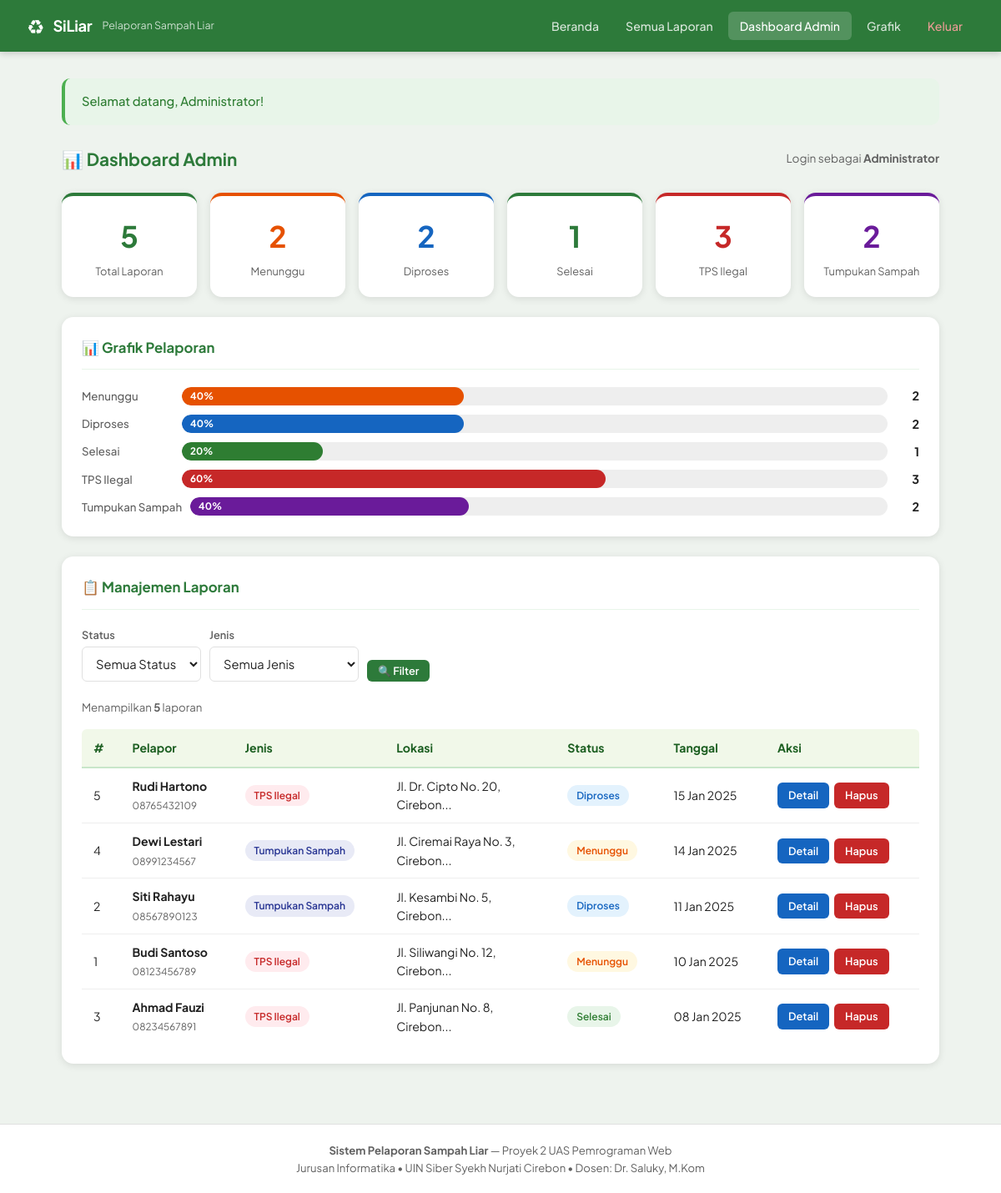
Screenshot of /index.php?page=dashboard (signed in) with the database file from the repository.
### tables this page shows
CREATE TABLE IF NOT EXISTS laporan (
    id             INT PRIMARY KEY AUTO_INCREMENT,
    nama_pelapor   VARCHAR(100) NOT NULL,
    telepon        VARCHAR(20) NOT NULL,
    alamat         TEXT NOT NULL,
    jenis          ENUM('Tumpukan Sampah','TPS Ilegal') NOT NULL,
    deskripsi      TEXT NOT NULL,
    foto           VARCHAR(255) DEFAULT NULL,
    latitude       VARCHAR(30) DEFAULT NULL,
    longitude      VARCHAR(30) DEFAULT NULL,
    status         ENUM('Menunggu','Diproses','Selesai') DEFAULT 'Menunggu',
    catatan_admin  TEXT DEFAULT NULL,
    created_at     TIMESTAMP DEFAULT CURRENT_TIMESTAMP,
    updated_at     TIMESTAMP DEFAULT CURRENT_TIMESTAMP ON UPDATE CURRENT_TIMESTAMP
);

### index.php (called while the page is built, shortened)
<?php
require_once 'includes/functions.php';
$page = $_GET['page'] ?? 'home';
require_once 'includes/header.php';
require_once 'pages/' . $page . '.php';
require_once 'includes/footer.php';

### pages/dashboard.php (the view, shortened to what this page needs)
<?php
$stat  = getStatistik($db);
$total = max(1, (int)$stat['total']);
$params = [];
$sql = 'SELECT * FROM laporan';
$sql .= ' ORDER BY created_at DESC';
$stmt = $db->prepare($sql);
$stmt->execute($params);
$rows = $stmt->fetchAll();
?>
<div style="display:flex;align-items:center;justify-content:space-between;margin-bottom:1.5rem;flex-wrap:wrap;gap:10px">
    <h2 style="font-size:1.3rem;font-weight:700;color:var(--green)">📊 Dashboard Admin</h2>
    <span style="font-size:0.85rem;color:var(--text-muted)">
        Login sebagai <strong><?= clean($_SESSION['admin_nama'] ?? 'Admin') ?></strong>
    </span>
</div>
<div class="stats-grid">
    <div class="stat-card">
        <div class="num"><?= $stat['total'] ?></div>
        <div class="lbl">Total Laporan</div>
    </div>
    <div class="stat-card s-orange">
        <div class="num"><?= $stat['menunggu'] ?></div>
        <div class="lbl">Menunggu</div>
    </div>
    <div class="stat-card s-blue">
        <div class="num"><?= $stat['diproses'] ?></div>
        <div class="lbl">Diproses</div>
    </div>
    <div class="stat-card">
        <div class="num"><?= $stat['selesai'] ?></div>
        <div class="lbl">Selesai</div>
    </div>
    <div class="stat-card s-red">
        <div class="num"><?= $stat['tps_ilegal'] ?></div>
        <div class="lbl">TPS Ilegal</div>
    </div>
    <div class="stat-card s-purple">
        <div class="num"><?= $stat['tumpukan'] ?></div>
        <div class="lbl">Tumpukan Sampah</div>
    </div>
</div>
<div class="card">
    <div class="card-header">
        <div class="card-title">📊 Grafik Pelaporan</div>
    </div>
    <?php
    $bars = [
        ['label'=>'Menunggu',        'val'=>(int)$stat['menunggu'],   'color'=>'#e65100'],
        ['label'=>'Diproses',         'val'=>(int)$stat['diproses'],   'color'=>'#1565c0'],
        ['label'=>'Selesai',          'val'=>(int)$stat['selesai'],    'color'=>'#2e7d32'],
        ['label'=>'TPS Ilegal',       'val'=>(int)$stat['tps_ilegal'], 'color'=>'#c62828'],
        ['label'=>'Tumpukan Sampah',  'val'=>(int)$stat['tumpukan'],   'color'=>'#6a1b9a'],
    ];
    ?>
    <div class="chart-bar">
        <?php foreach ($bars as $b):
            $pct = round($b['val'] / $total * 100);
        ?>
        <div class="bar-item">
            <span class="bar-label"><?= $b['label'] ?></span>
            <div class="bar-track">
                <div class="bar-fill"
                     data-width="<?= $pct ?>"
                     style="background:<?= $b['color'] ?>">
                    <?= $pct ?>%
                </div>
            </div>
            <span class="bar-num"><?= $b['val'] ?></span>
        </div>
        <?php endforeach; ?>
    </div>
</div>
<div class="card">
    <div class="card-header">
        <div class="card-title">📋 Manajemen Laporan</div>
    </div>
    <form method="GET" action="index.php"
          style="display:flex;gap:10px;flex-wrap:wrap;align-items:flex-end;margin-bottom:1.25rem">
        <div>
            <label style="display:block;font-size:0.8rem;margin-bottom:4px;color:var(--text-muted)">Status</label>
            <select name="status">
                <option value="">Semua Status</option>
            </select>
        </div>
        <div>
            <label style="display:block;font-size:0.8rem;margin-bottom:4px;color:var(--text-muted)">Jenis</label>
            <select name="jenis">
                <option value="">Semua Jenis</option>
            </select>
        </div>
        <div style="display:flex;gap:6px;align-items:flex-end">
            <button type="submit" class="btn btn-green btn-sm">🔍 Filter</button>
        </div>
    </form>
    <p style="font-size:0.83rem;color:var(--text-muted);margin-bottom:1rem">
        Menampilkan <strong><?= count($rows) ?></strong> laporan
    </p>
    <div class="table-wrap">
        <table>
            <thead>
                <tr>
                    <th>#</th>
                    <th>Pelapor</th>
                    <th>Jenis</th>
                    <th>Lokasi</th>
                    <th>Status</th>
                    <th>Tanggal</th>
                    <th>Aksi</th>
                </tr>
            </thead>
            <tbody>
                <?php if (empty($rows)): ?>
                <tr><td colspan="7" style="text-align:center;color:var(--text-muted);padding:2rem">
                    Tidak ada laporan.
                </td></tr>
                <?php else: ?>
                <?php foreach ($rows as $l): ?>
                <tr>
                    <td><?= $l['id'] ?></td>
                    <td>
                        <strong><?= clean($l['nama_pelapor']) ?></strong><br>
                        <small style="color:var(--text-muted)"><?= clean($l['telepon']) ?></small>
                    </td>
                    <td><?= jenisBadge($l['jenis']) ?></td>
                    <td style="max-width:180px"><?= clean(mb_substr($l['alamat'],0,45)) ?>...</td>
                    <td><?= statusBadge($l['status']) ?></td>
                    <td><?= tglIndo($l['created_at']) ?></td>
                    <td>
                        <div class="td-actions">
                            <a href="index.php?page=detail&id=<?= $l['id'] ?>"
                               class="btn btn-blue btn-sm">Detail</a>
                            <a href="index.php?page=hapus&id=<?= $l['id'] ?>"
                               class="btn btn-red btn-sm btn-hapus">Hapus</a>
                        </div>
                    </td>
                </tr>
                <?php endforeach; ?>
                <?php endif; ?>
            </tbody>
        </table>
    </div>
</div>

### includes/functions.php (shortened to what this page needs)
<?php
function clean(string $str): string {
    return htmlspecialchars(trim($str), ENT_QUOTES, 'UTF-8');
}
function statusBadge(string $status): string {
    $map = [
        'Menunggu' => 'badge-warning',
        'Diproses'  => 'badge-info',
        'Selesai'   => 'badge-success',
    ];
    $cls = $map[$status] ?? 'badge-secondary';
    return "<span class='badge {$cls}'>{$status}</span>";
}
function jenisBadge(string $jenis): string {
    $cls = $jenis === 'TPS Ilegal' ? 'badge-danger' : 'badge-primary';
    return "<span class='badge {$cls}'>{$jenis}</span>";
}
function tglIndo(string $datetime, bool $withTime = false): string {
    $bulan = ['','Jan','Feb','Mar','Apr','Mei','Jun','Jul','Agu','Sep','Okt','Nov','Des'];
    $ts = strtotime($datetime);
    $d  = date('d', $ts);
    $m  = $bulan[(int)date('n', $ts)];
    $y  = date('Y', $ts);
    $t  = date('H:i', $ts);
    return $withTime ? "{$d} {$m} {$y}, {$t}" : "{$d} {$m} {$y}";
}
function getStatistik(PDO $db): array {
    $sql = "SELECT
                COUNT(*) AS total,
                SUM(status = 'Menunggu') AS menunggu,
                SUM(status = 'Diproses') AS diproses,
                SUM(status = 'Selesai')  AS selesai,
                SUM(jenis  = 'TPS Ilegal') AS tps_ilegal,
                SUM(jenis  = 'Tumpukan Sampah') AS tumpukan
            FROM laporan";
    return $db->query($sql)->fetch();
}

### rows the page displays
laporan: status "Diproses", pct "40", id "2", jenis "Tumpukan Sampah", nama_pelapor "Siti Rahayu", telepon "08567890123", alamat "Jl. Kesambi No. 5, Cirebon", created_at "11 Jan 2025"
laporan: jenis "TPS Ilegal", pct "60", id "3", nama_pelapor "Ahmad Fauzi", telepon "08234567891", alamat "Jl. Panjunan No. 8, Cirebon", status "Selesai", created_at "08 Jan 2025"
laporan: id "5", nama_pelapor "Rudi Hartono", telepon "08765432109", jenis "TPS Ilegal", alamat "Jl. Dr. Cipto No. 20, Cirebon", status "Diproses", created_at "15 Jan 2025"
laporan: id "4", nama_pelapor "Dewi Lestari", telepon "08991234567", jenis "Tumpukan Sampah", alamat "Jl. Ciremai Raya No. 3, Cirebon", status "Menunggu", created_at "14 Jan 2025"
laporan: id "1", nama_pelapor "Budi Santoso", telepon "08123456789", jenis "TPS Ilegal", alamat "Jl. Siliwangi No. 12, Cirebon", status "Menunggu", created_at "10 Jan 2025"

### other values shown
SITE_NAME "SiLiar"
$flash['msg'] "Selamat datang, Administrator!"
$_SESSION['admin_nama'] "Administrator"
$stat['total'] "5"
$stat['menunggu'] "2"
$stat['diproses'] "2"
$stat['selesai'] "1"
$stat['tps_ilegal'] "3"
$stat['tumpukan'] "2"
$b['label'] "Menunggu"
$pct "40"
$b['val'] "2"
$b['label'] "Selesai"
$pct "20"
$b['val'] "1"
